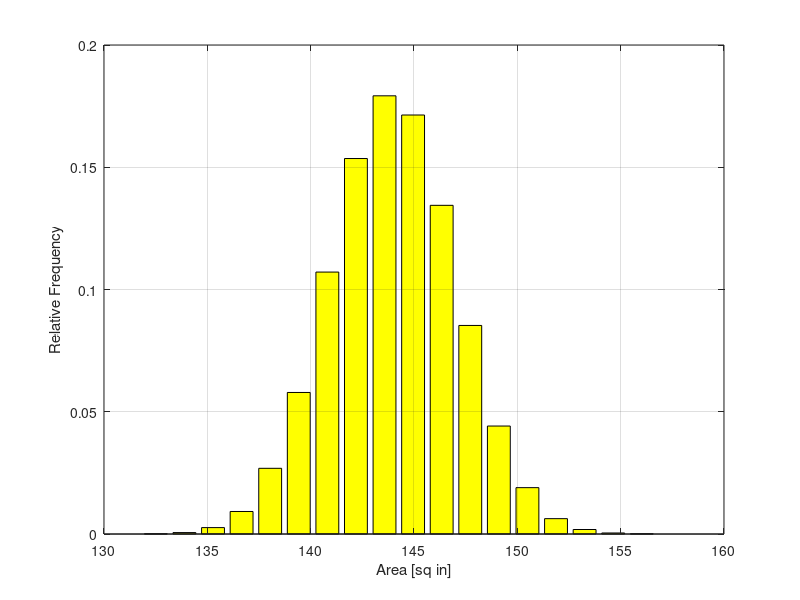
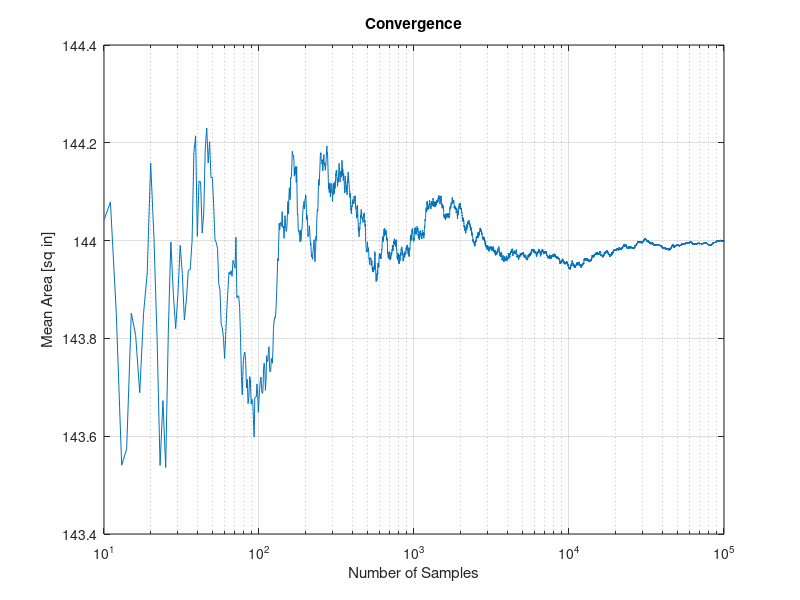

Recreate these plots in MATLAB, in order.
%% Using random numbers to create simulated data
% A convergence test is run to ensure enough samples were created.
% The simulated data is analyzed for its statistical properties to make
% predictions.

% cutting 1x1 sq ft tiles with imperfect tools:

% The saw making the horizontal cut is normally distributed with a mean of 
% 12 inches and a standard deviation of 0.2 inches

% The saw making the vertical cut is normally distributed with a mean of 12
% inches and a standard deviation of 0.15 inches

% We assume the two cuts are independent of each other

% if f and g are gaussian then f*g is also gaussian, but this does not
% guarantee that the product of the densities is in fact a density.
% To see the correct probability density function,
% Look at the "Normal Product Distribution" -> a modified
% bessel function of the second kind or a linear combination of two chi
% squared distributions
clear all; close all; clc;
%% 1.
n = 1e5;% don't go past 1e7
h = 12 + 0.2*randn(1,n);
v = 12 + 0.15*randn(1,n);

bins = ceil(log2(n) + 1);% bin size

hv = [h' v'];
A = h .* v;

% we note that A looks normal, but we will need to run a test on it to be
% sure
figure(1);
[freq center] = hist(A,bins);
bar(center, freq/sum(freq),'y');
grid on; xlabel('Area [sq in]'); ylabel('Relative Frequency');

mu = mean(A);% around 144 (12x12)
s = std(A);% around 3
% Var(XY) = Var(X)Var(Y) + Var(X)E(Y)^2 + Var(Y)E(X)^2 =
% (0.2)^2 * (0.15)^2 + (0.2)^2 * (12)^2 + (0.15)^2 * (12)^2 = 9.0009

%% 2.
% how many samples are enough? We can tell if we are using enough data
% points by looking at convergence. How many samples does it take in order
% to obtain convergence.

% we test for convergence based on the mean of subsets of A

N = 10:n;% number of tiles used in our subset of A
m = zeros(1,length(N));

for k = 1:length(N)
    m(k) = mean(A(1:N(k)));
end

% graphically, it takes about 1e4 samples in order for the mean to converge
figure(2);
%plot(N,m);
semilogx(N,m);
grid on; xlabel('Number of Samples'); ylabel('Mean Area [sq in]');
title('Convergence');

%% 3. Acceptable Tiles
% the purchaser of the tiles has requirements that the dimension of the
% tile (h and v) must fall within the range of [11.75,12.25] inches

filter = (hv(:,1) > 11.75 & hv(:,1) < 12.25) & (hv(:,2) > 11.75 & hv(:,2));
pass = [(hv(:,1).*filter) (hv(:,2).*filter)];

good = (h < 12.25) & (h > 11.75) & (v < 12.25) & (v > 11.75);

% what percentage of the tiles are good (sellable)
percent_good = sum(good)/length(good);% about 70%

%% 4. Above and Beyond
% Say we find a way to improve precision of our horizontal cuts and
% decrease the standard deviation to from s = 0.2 to s = 0.1. How will this
% change the percentage of tiles that pass the given requirements?

